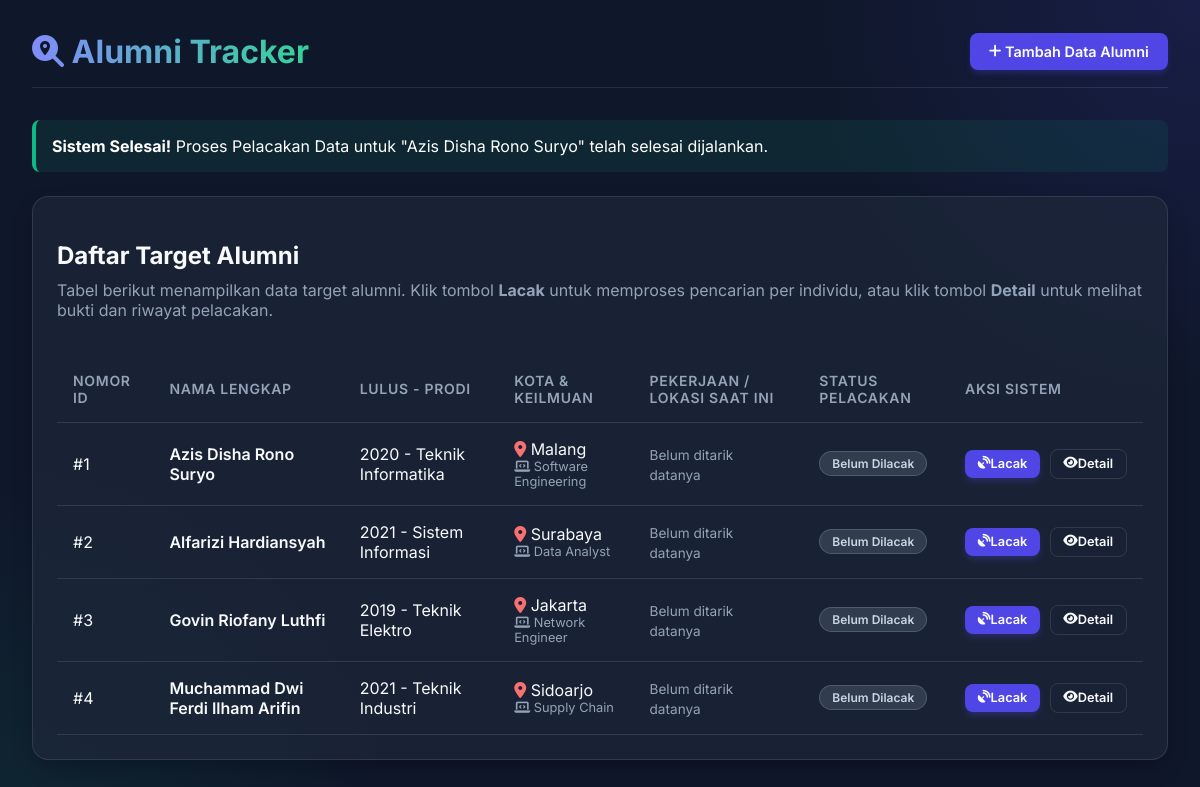
/index.php?status=success&nama=Azis+Disha+Rono+Suryo, run on the app's committed database.
### tables this page shows
CREATE TABLE IF NOT EXISTS alumni (
    id INT AUTO_INCREMENT PRIMARY KEY,
    nama_lengkap VARCHAR(255) NOT NULL,
    inisial VARCHAR(50),
    prodi VARCHAR(100),
    tahun_lulus YEAR,
    kota VARCHAR(100),
    bidang_keilmuan VARCHAR(100),
    status_pelacakan VARCHAR(50) DEFAULT 'Belum Dilacak',
    jabatan VARCHAR(100) DEFAULT NULL,
    perusahaan VARCHAR(100) DEFAULT NULL,
    lokasi VARCHAR(100) DEFAULT NULL,
    tanggal_update DATE DEFAULT NULL,
    waktu_sekarang DATE DEFAULT NULL,
    jadwal_pelacakan VARCHAR(20) DEFAULT '7_hari'
);

### index.php (the view, shortened to what this page needs)
<?php
require_once 'db.php';
$stmt = $pdo->query("SELECT * FROM alumni ORDER BY status_pelacakan ASC");
$alumni_list = $stmt->fetchAll();
?>
<!DOCTYPE html>
<html lang="id">
<head>
    <link rel="stylesheet" href="style.css">
    <link rel="stylesheet" href="https://cdnjs.cloudflare.com/ajax/libs/font-awesome/6.4.0/css/all.min.css">
</head>
<body>
    <div class="container animate-fade-in">
        <header>
            <h1><i class="fas fa-search-location"></i> Alumni Tracker</h1>
            <div>
                <a href="add.php" class="btn btn-primary" id="addBtn">
                    <i class="fas fa-plus"></i> &nbsp;Tambah Data Alumni
                </a>
            </div>
        </header>
        <?php if(isset($_GET['status']) && $_GET['status'] == 'success'): ?>
        <div class="alert alert-success">
            <strong>Sistem Selesai!</strong> Proses Pelacakan Data untuk "<?= htmlspecialchars($_GET['nama'] ?? '') ?>" telah selesai dijalankan.
        </div>
        <?php elseif(isset($_GET['status']) && $_GET['status'] == 'added'): ?>
        <div class="alert alert-success">
            <strong>Sukses!</strong> Data target alumni baru telah berhasil ditambahkan.
        </div>
        <?php endif; ?>
        <div class="glass-card">
            <h2>Daftar Target Alumni</h2>
            <p style="color: var(--text-muted); margin-top:-10px; margin-bottom: 20px;">
                Tabel berikut menampilkan data target alumni. Klik tombol <strong>Lacak</strong> untuk memproses pencarian per individu, atau klik tombol <strong>Detail</strong> untuk melihat bukti dan riwayat pelacakan.
            </p>
            <div style="overflow-x: auto;">
                <table>
                    <thead>
                        <tr>
                            <th>Nomor ID</th>
                            <th>Nama Lengkap</th>
                            <th>Lulus - Prodi</th>
                            <th>Kota & Keilmuan</th>
                            <th>Pekerjaan / Lokasi Saat Ini</th>
                            <th>Status Pelacakan</th>
                            <th>Aksi Sistem</th>
                        </tr>
                    </thead>
                    <tbody>
                        <?php foreach($alumni_list as $al): ?>
                        <tr>
                            <td>#<?= $al['id'] ?></td>
                            <td style="font-weight: 600;"><?= htmlspecialchars($al['nama_lengkap']) ?></td>
                            <td><?= $al['tahun_lulus'] ?> - <?= htmlspecialchars($al['prodi']) ?></td>
                            <td>
                                <div><i class="fas fa-map-marker-alt" style="color:#f87171;"></i> <?= htmlspecialchars($al['kota']) ?></div>
                                <div style="font-size: 0.8em; color: var(--text-muted);"><i class="fas fa-laptop-code"></i> <?= htmlspecialchars($al['bidang_keilmuan']) ?></div>
                            </td>
                            <td>
                                <?php if($al['jabatan']): ?>
                                    <div style="font-weight: 500; font-size: 0.9em;"><?= htmlspecialchars($al['jabatan']) ?> di <?= htmlspecialchars($al['perusahaan']) ?></div>
                                    <div style="font-size: 0.8em; color: var(--text-muted);"><?= htmlspecialchars($al['lokasi']) ?></div>
                                <?php else: ?>
                                    <span style="color:var(--text-muted); font-size: 0.85em;">Belum ditarik datanya</span>
                                <?php endif; ?>
                            </td>
                            <td>
                                <?php
                                    $badge = 'badge-neutral';
                                ?>
                                <span class="badge <?= $badge ?>"><?= $al['status_pelacakan'] ?></span>
                            </td>
                            <td style="white-space: nowrap;">
                                <a href="tracker.php?id=<?= $al['id'] ?>" class="btn btn-primary" style="padding: 0.4rem 0.8rem; font-size:0.8rem; margin-right: 0.3rem;" title="Jalankan Proses Pelacakan">
                                    <i class="fas fa-satellite-dish"></i> Lacak
                                </a>
                                <a href="detail.php?id=<?= $al['id'] ?>" class="btn btn-outline" style="padding: 0.4rem 0.8rem; font-size:0.8rem;">
                                    <i class="fas fa-eye"></i> Detail
                                </a>
                            </td>
                        </tr>
                        <?php endforeach; ?>
                    </tbody>
                </table>
            </div>
        </div>
    </div>
</body>
</html>

### style.css (style rules this page uses)
:root { --primary: #4f46e5; --primary-hover: #4338ca; --bg-color: #0f172a; --card-bg: rgba(30, 41, 59, 0.7); --text-main: #f8fafc; --text-muted: #94a3b8; --border-color: rgba(255, 255, 255, 0.1); --success: #10b981; --warning: #f59e0b; --danger: #ef4444; }
body { background-color: var(--bg-color); color: var(--text-main); font-family: 'Inter', 'Segoe UI', sans-serif; margin: 0; padding: 2rem; min-height: 100vh; background-image: radial-gradient(circle at top right, rgba(79, 70, 229, 0.15), transparent 400px), radial-gradient(circle at bottom left, rgba(16, 185, 129, 0.1), transparent 400px); }
.container { max-width: 1200px; margin: 0 auto; }
header { display: flex; justify-content: space-between; align-items: center; margin-bottom: 2rem; padding-bottom: 1rem; border-bottom: 1px solid var(--border-color); }
h1 { font-weight: 700; background: linear-gradient(to right, #818cf8, #34d399); -webkit-background-clip: text; -webkit-text-fill-color: transparent; margin: 0; }
.glass-card { background: var(--card-bg); backdrop-filter: blur(12px); -webkit-backdrop-filter: blur(12px); border: 1px solid var(--border-color); border-radius: 1rem; padding: 1.5rem; box-shadow: 0 10px 25px -5px rgba(0, 0, 0, 0.3); transition: transform 0.3s ease, box-shadow 0.3s ease; }
table { width: 100%; border-collapse: collapse; margin-top: 1rem; }
th, td { padding: 1rem; text-align: left; border-bottom: 1px solid var(--border-color); }
th { color: var(--text-muted); font-weight: 600; font-size: 0.875rem; text-transform: uppercase; letter-spacing: 0.05em; }
.badge { padding: 0.25rem 0.75rem; border-radius: 9999px; font-size: 0.75rem; font-weight: 600; display: inline-block; }
.badge-neutral { background-color: rgba(148, 163, 184, 0.2); color: #cbd5e1; border: 1px solid rgba(148, 163, 184, 0.3); }
.btn { display: inline-flex; align-items: center; padding: 0.6rem 1.2rem; border-radius: 0.5rem; font-weight: 600; text-decoration: none; cursor: pointer; transition: all 0.2s; border: none; font-size: 0.9rem; }
.btn-primary { background-color: var(--primary); color: white; box-shadow: 0 4px 6px -1px rgba(79, 70, 229, 0.3); }
.btn-outline { background-color: transparent; color: var(--text-main); border: 1px solid var(--border-color); }
.animate-fade-in { animation: fadeIn 0.5s ease-out forwards; }
.alert { padding: 1rem; border-radius: 0.5rem; margin-bottom: 1.5rem; border-left: 4px solid; }
.alert-success { background-color: rgba(16, 185, 129, 0.1); border-left-color: var(--success); color: white; }

### data on the page
alumni: id "1", nama_lengkap "Azis Disha Rono Suryo", tahun_lulus "2020", prodi "Teknik Informatika", kota "Malang", bidang_keilmuan "Software Engineering", shows "Belum ditarik datanya", status_pelacakan "Belum Dilacak"
alumni: id "2", nama_lengkap "Alfarizi Hardiansyah", tahun_lulus "2021", prodi "Sistem Informasi", kota "Surabaya", bidang_keilmuan "Data Analyst", shows "Belum ditarik datanya", status_pelacakan "Belum Dilacak"
alumni: id "3", nama_lengkap "Govin Riofany Luthfi", tahun_lulus "2019", prodi "Teknik Elektro", kota "Jakarta", bidang_keilmuan "Network Engineer", shows "Belum ditarik datanya", status_pelacakan "Belum Dilacak"
alumni: id "4", nama_lengkap "Muchammad Dwi Ferdi Ilham Arifin", tahun_lulus "2021", prodi "Teknik Industri", kota "Sidoarjo", bidang_keilmuan "Supply Chain", shows "Belum ditarik datanya", status_pelacakan "Belum Dilacak"

### other printed values
$_GET['nama'] "Azis Disha Rono Suryo"
